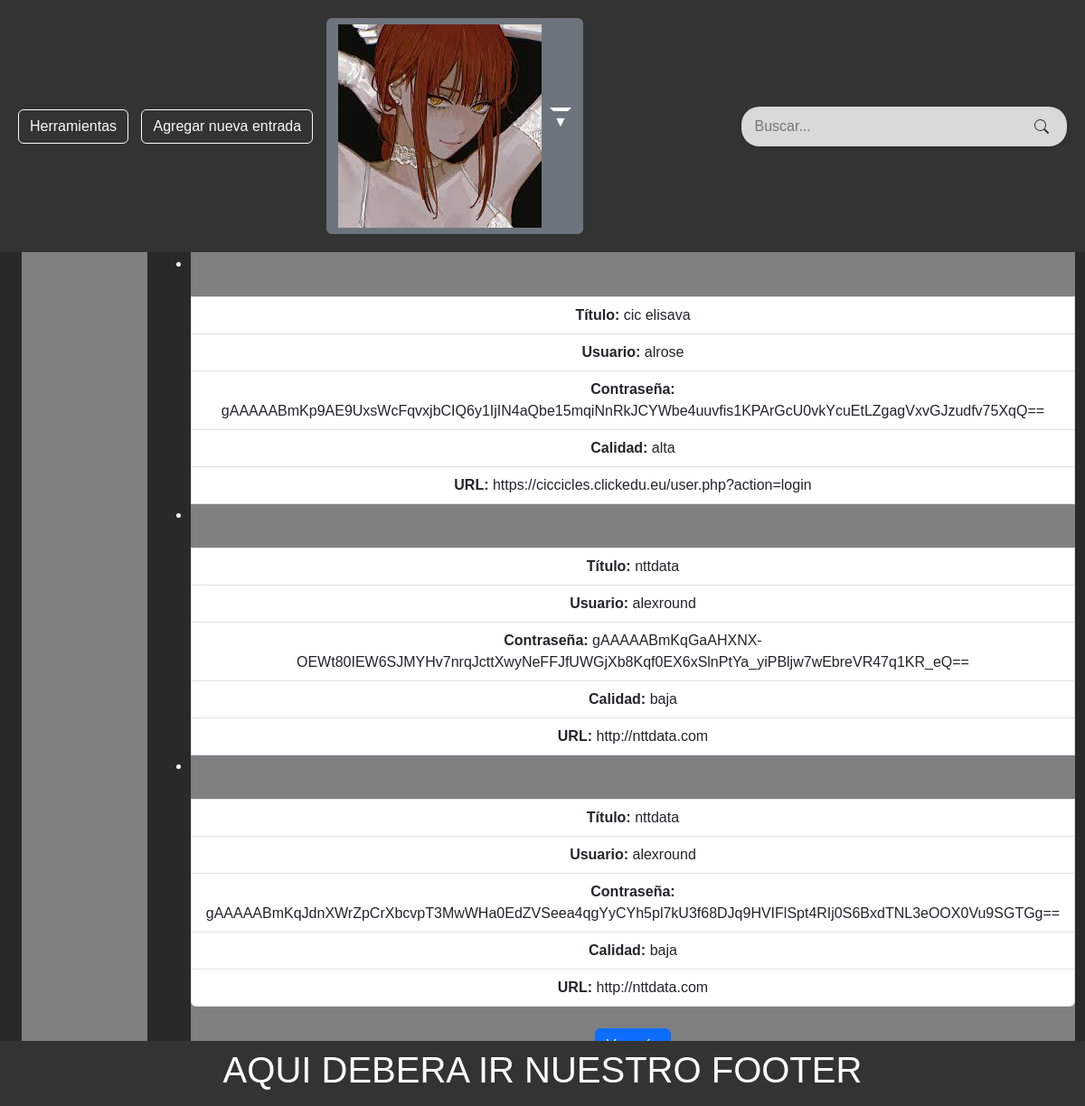
The app's page / (signed in) with its own data.
### nuestra_web/models.py (models this page shows, shortened)
class Entrada(models.Model):
    titulo = models.CharField(max_length=100)
    username = models.CharField(max_length=100)
    contraseña_encriptada = models.CharField(max_length=255)  # Se almacenará la contraseña encriptada
    calidad = models.CharField(max_length=50)
    url = models.URLField(max_length=200)

### nuestra_web/views.py (the view)
# urls.py: path('', home, name='home'),
def home(request):
    entradas = Entrada.objects.all()[:3]
    return render(request, 'home.html', {'entradas': entradas})

### nuestra_web/templates/home.html (shortened to what this page needs)
{% load static %}
<!DOCTYPE html>
<html lang="es">
<head>
    <link href="https://cdn.jsdelivr.net/npm/bootstrap@5.3.3/dist/css/bootstrap.min.css" rel="stylesheet">
    <link rel="stylesheet" href="{% static 'styles.css' %}">
</head>
<body>
    <header>
        <nav class="opciones_header">
            <ul>
                <li class="dropdown">
                    <a href="#" class="btn btn-outline-light">Herramientas</a>
                </li>
                {% if not request.resolver_match.url_name == 'agregar_entrada' %}
                <li><a class="btn btn-outline-light" href="{% url 'agregar_entrada' %}">Agregar nueva entrada</a></li>
                {% endif %}
                {% if user.is_authenticated %}
                    <div class="dropdown">
                        <button class="btn btn-secondary dropdown-toggle" type="button" id="dropdownMenuButton" data-toggle="dropdown" aria-haspopup="true" aria-expanded="false">
                            <img src="/nuestra_web/static/img/profilepic.jpg" alt="profile_pic">
                        </button>
                    </div>
                {% endif %}
            </ul>
        </nav>
        {% if request.resolver_match.url_name == 'home' %}
        <div class="buscador">
            <form action="#" method="get">
                <input type="text" name="search" placeholder="Buscar...">
                <button type="submit"><svg xmlns="http://www.w3.org/2000/svg" width="16" height="16" fill="currentColor" class="bi bi-search" viewBox="0 0 16 16">
                    <path d="M11.742 10.344a6.5 6.5 0 1 0-1.397 1.398h-.001q.044.06.098.115l3.85 3.85a1 1 0 0 0 1.415-1.414l-3.85-3.85a1 1 0 0 0-.115-.1zM12 6.5a5.5 5.5 0 1 1-11 0 5.5 5.5 0 0 1 11 0"/>
                  </svg></button>
            </form>
        </div>
        {% endif %}
    </header>
    <main>
        <br><br><br><br><br>
        {% block contenido %}
        <h3>Bienvenido a S-PASS, tu gestor de contraseñas de confianza</h3>
        <br><br>
        <div class="columnass">
            <div class="columna_biblioteca">
                <h2>Biblioteca</h2>
            </div>
            <div class="columna_entradas">
                <h2 class="titulo_lista_entradas">Lista de Entradas</h2>
                <ul class="list-group">
                    {% for entrada in entradas %}
                        <li class="contenido_entradas">
                            <br><br>
                            <li class="list-group-item"><strong>Título:</strong> {{ entrada.titulo }} <br></li>
                            <li class="list-group-item"><strong>Usuario:</strong> {{ entrada.username }} <br></li>
                            <li class="list-group-item"><strong>Contraseña:</strong> {{ entrada.contraseña_encriptada }} <br></li>
                            <li class="list-group-item"><strong>Calidad:</strong> {{ entrada.calidad }} <br></li>
                            <li class="list-group-item"><strong>URL:</strong> {{ entrada.url }} <br></li>
                        </li>
                    {% endfor %}
                </ul>
                <br>
                <button class="btn btn-primary" id="ver-mas">Ver más</button>
            </div>
        </div>
        {% endblock %}
    </main>
    <br>
    <footer>
        <h1>AQUI DEBERA IR NUESTRO FOOTER</h1>
    </footer>
</body>
</html>

### nuestra_web/static/styles.css (style rules this page uses)
body { font-family: Arial, sans-serif; background: #292929; color: white; }
header { position: fixed; left: 0; width: 100%; background-color: #333; color: #fff; text-align: center; padding: 1vh; z-index: 999; padding: 2.5vh; }
.opciones_header { float: left; }
.opciones_header ul { list-style-type: none; margin: 0; padding: 0; }
.opciones_header ul li { display: inline; margin-right: 10px; }
.buscador { position: absolute; top: 50%; right: 20px; transform: translateY(-50%); transition: opacity 0.5s ease; float: right; }
.buscador form { background-color: #d9d9d9; border-radius: 20px; padding: 5px 10px; box-shadow: 0 2px 5px rgba(0, 0, 0, 0.1); }
.buscador input[type="text"] { border: none; background: none; outline: none; width: 25vw; padding: 5px; color: #333; }
.buscador button[type="submit"] { border: none; background: none; outline: none; cursor: pointer; padding: 5px 10px; color: #333; }
.dropdown { position: relative; display: inline-block; }
.dropdown-toggle::after { content: "\25BC"; margin-left: 5px; }
.columnass { display: flex; }
.columna_biblioteca { flex: 1 1 25%; margin: 2vw; background-color: grey; border-radius: 1em; text-align: center; }
.columna_entradas { flex: 1 1 75%; margin: 2vw; background-color: grey; border-radius: 1em; text-align: center; }
footer { position: fixed; left: 0; bottom: 0; width: 100%; background-color: #333; color: #fff; text-align: center; padding: 1vh; }

### records on screen
Entrada: titulo "cic elisava", username "alrose", contraseña_encriptada "gAAAAABmKp9AE9UxsWcFqvxjbCIQ6y1IjIN4aQbe15mqiNnRkJCYWbe4uuvfis1KPArGcU0vkYcuEtLZgagVxvGJzudfv75XqQ==", calidad "alta", url "https://ciccicles.clickedu.eu/user.php?action=login"
Entrada: titulo "nttdata", username "alexround", contraseña_encriptada "gAAAAABmKqGaAHXNX-OEWt80IEW6SJMYHv7nrqJcttXwyNeFFJfUWGjXb8Kqf0EX6xSlnPtYa_yiPBljw7wEbreVR47q1KR_eQ==", calidad "baja", url "http://nttdata.com"
Entrada: titulo "nttdata", username "alexround", contraseña_encriptada "gAAAAABmKqJdnXWrZpCrXbcvpT3MwWHa0EdZVSeea4qgYyCYh5pl7kU3f68DJq9HVIFlSpt4RIj0S6BxdTNL3eOOX0Vu9SGTGg==", calidad "baja", url "http://nttdata.com"
